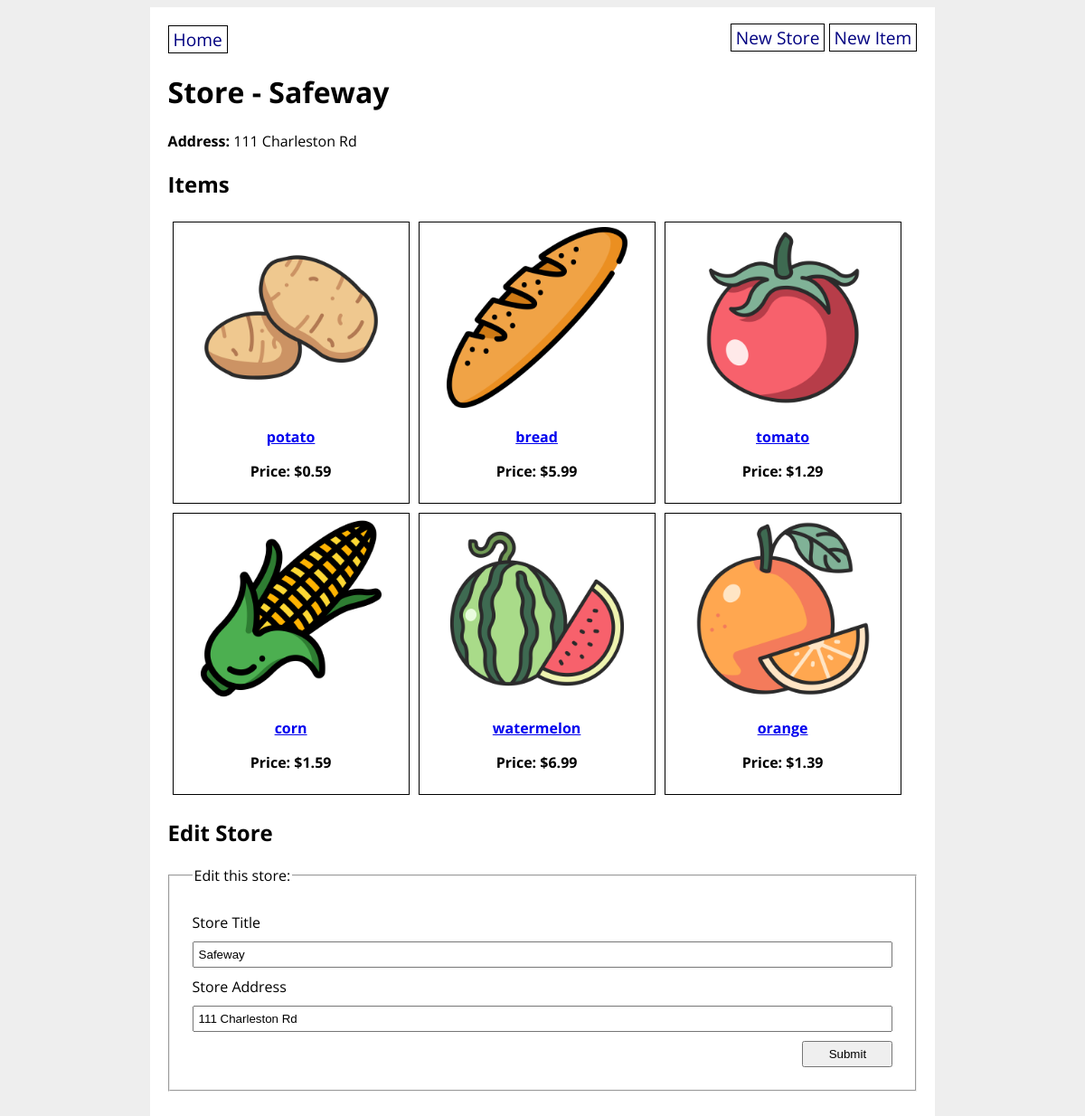
The page /store/1 on the database as committed earlier.
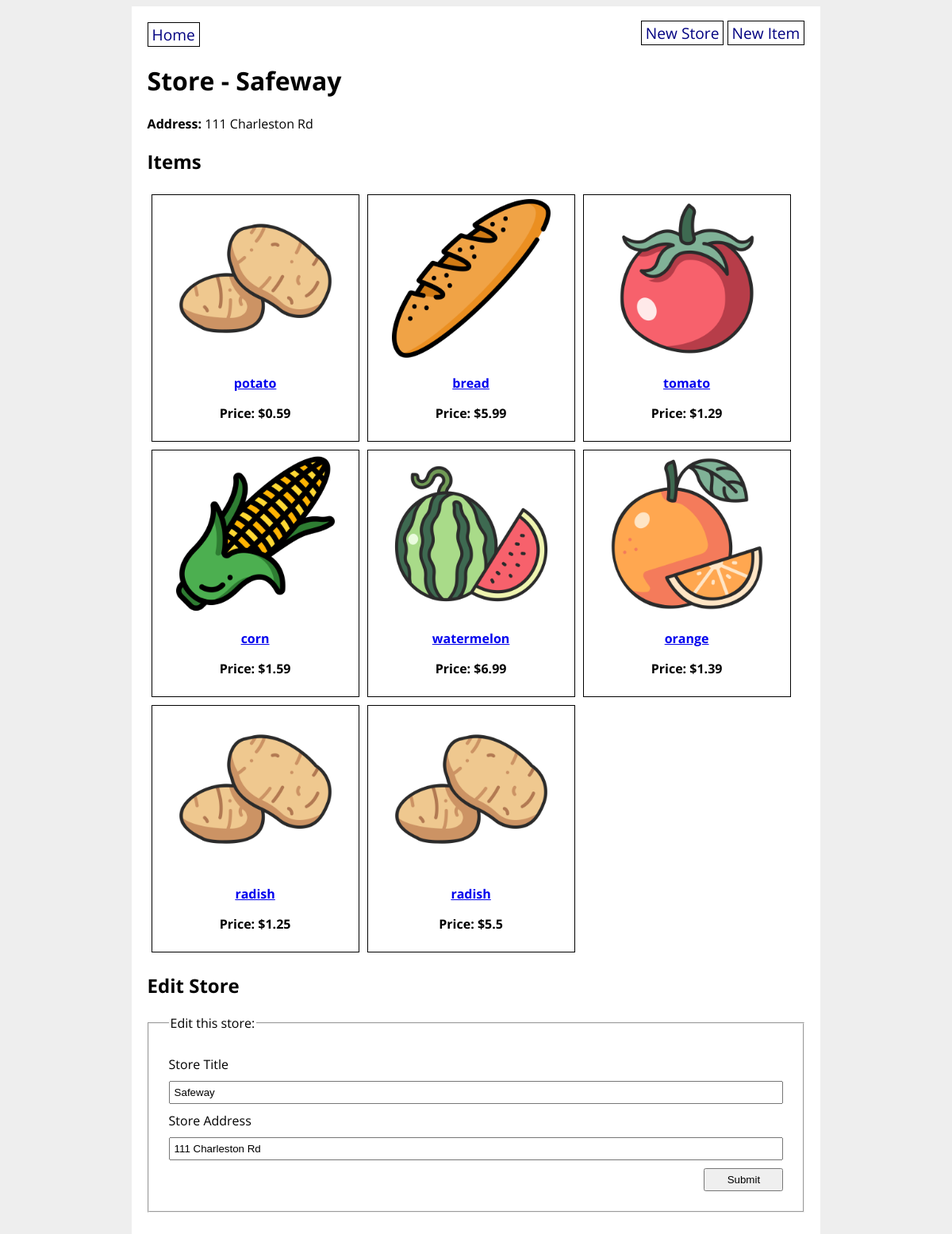
The same page on the database as committed later.
### grocery_app/models.py (models this page shows)
class GroceryStore(db.Model):
    id = db.Column(db.Integer, primary_key=True)
    title = db.Column(db.String(80), nullable=False)
    address = db.Column(db.String(200), nullable=False)
    items = db.relationship('GroceryItem', back_populates='store')

class GroceryItem(db.Model):
    id = db.Column(db.Integer, primary_key=True)
    name = db.Column(db.String(80), nullable=False)
    price = db.Column(db.Float(precision=2), nullable=False)
    category = db.Column(db.Enum(ItemCategory), default=ItemCategory.OTHER)
    photo_url = db.Column(URLType)
    store_id = db.Column(
        db.Integer, db.ForeignKey('grocery_store.id'), nullable=False)
    store = db.relationship('GroceryStore', back_populates='items')

### grocery_app/routes.py (the view, shortened to what this page needs)
@main.route('/store/<store_id>', methods=['GET', 'POST'])
def store_detail(store_id):
    store = GroceryStore.query.get(store_id)
    form = GroceryStoreForm(obj=store)
    store = GroceryStore.query.get(store_id)
    return render_template('store_detail.html', store=store, form=form)

### grocery_app/forms.py
class GroceryStoreForm(FlaskForm):
    title = StringField('Store Title',
        validators=[
            DataRequired(),
            Length(min=3, max=80, message="Your title needs to be betweeen 3 and 80 chars")
            ])
    address = StringField('Store Address',
        validators=[
            DataRequired(),
            Length(min=5, max=80, message="Your address needs to be betweeen 5 and 80 chars")
            ])
    submit = SubmitField('Submit')

### grocery_app/templates/store_detail.html (shortened to what this page needs)
{% extends 'base.html' %}
{% block content %}
<h1>Store - {{ store.title }}</h1>
<strong>Address:</strong> {{ store.address }}
<h2>Items</h2>
<div class="items">
    {% for item in store.items %}
    <div class="item-details">
        <a href="/item/{{ item.id }}"><img src="{{ item.photo_url }}" alt="{{ item.name }}" width="200px">
        <p><strong>{{ item.name }}</strong></p></a>
        <p><strong>Price: ${{ item.price }}</strong></p>
    </div>
    {% endfor %}
</div>
<h2>Edit Store</h2>
<form method="POST", action="{{ url_for('main.store_detail', store_id=store.id ) }}">
    <fieldset>
        <legend>Edit this store:</legend>
        {{ form.title.label }}
        {{ form.title }}
        {{ form.address.label }}
        {{ form.address }}
        {{ form.submit }}
    </fieldset>
</form>
{% endblock %}

### grocery_app/templates/base.html (shortened to what this page needs)
<!DOCTYPE html>
<html>
    <head>
        <link rel="stylesheet" href="/static/style.css">
    </head>
    <body>
        <div id="content">
            <nav>
                <a href="/">Home</a>
                <div>
                    <a href="/new_store">New Store</a>
                    <a href="/new_item">New Item</a>
                </div>
            </nav>
            {% block content %}{% endblock %}
        </div>
    </body>
</html>

### grocery_app/static/style.css (style rules this page uses)
body { display: flex; flex-direction: column; align-items: center; background-color: #eee; font-family: 'Open Sans', sans-serif; }
#content { width: 70%; background-color: white; padding: 20px; }
nav { width: 100%; display: flex; flex-direction: row; justify-content: space-between; }
nav a { color: navy; text-decoration: none; border: 1px solid black; padding: 1px 5px; font-size: 1.2em; }
fieldset { display: flex; flex-direction: column; margin: 20px 0; padding: 20px; }
fieldset * { margin: 5px; }
fieldset input { padding: 5px; }
input[type=submit] { width: 100px; align-self: flex-end; }
div.items { display: flex; flex-direction: row; flex-wrap: wrap; }
div.item-details { border: 1px solid black; margin: 5px; padding: 5px; text-align: center; width: 250px; height: 300px; }

Rows that differ between the two databases and show on the page:
added GroceryItem: photo_url (picture), name "radish", price "1.25"
added GroceryItem: photo_url (picture), name "radish", price "5.5"
